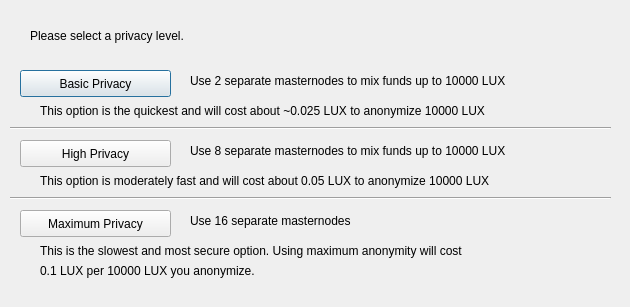
<?xml version="1.0" encoding="UTF-8"?>
<ui version="4.0">
 <class>LuxsendConfig</class>
 <widget class="QDialog" name="LuxsendConfig">
  <property name="geometry">
   <rect>
    <x>0</x>
    <y>0</y>
    <width>630</width>
    <height>307</height>
   </rect>
  </property>
  <property name="windowTitle">
   <string>Configure Luxsend</string>
  </property>
  <widget class="QPushButton" name="buttonBasic">
   <property name="geometry">
    <rect>
     <x>20</x>
     <y>70</y>
     <width>151</width>
     <height>27</height>
    </rect>
   </property>
   <property name="text">
    <string>Basic Privacy</string>
   </property>
  </widget>
  <widget class="QPushButton" name="buttonHigh">
   <property name="geometry">
    <rect>
     <x>20</x>
     <y>140</y>
     <width>151</width>
     <height>27</height>
    </rect>
   </property>
   <property name="text">
    <string>High Privacy</string>
   </property>
  </widget>
  <widget class="QPushButton" name="buttonMax">
   <property name="geometry">
    <rect>
     <x>20</x>
     <y>210</y>
     <width>151</width>
     <height>27</height>
    </rect>
   </property>
   <property name="text">
    <string>Maximum Privacy</string>
   </property>
  </widget>
  <widget class="QLabel" name="label">
   <property name="geometry">
    <rect>
     <x>30</x>
     <y>20</y>
     <width>571</width>
     <height>31</height>
    </rect>
   </property>
   <property name="text">
    <string>Please select a privacy level.</string>
   </property>
  </widget>
  <widget class="QLabel" name="label_2">
   <property name="geometry">
    <rect>
     <x>190</x>
     <y>70</y>
     <width>421</width>
     <height>21</height>
    </rect>
   </property>
   <property name="text">
    <string>Use 2 separate masternodes to mix funds up to 10000 LUX</string>
   </property>
  </widget>
  <widget class="QLabel" name="label_3">
   <property name="geometry">
    <rect>
     <x>190</x>
     <y>140</y>
     <width>411</width>
     <height>21</height>
    </rect>
   </property>
   <property name="text">
    <string>Use 8 separate masternodes to mix funds up to 10000 LUX</string>
   </property>
  </widget>
  <widget class="QLabel" name="label_4">
   <property name="geometry">
    <rect>
     <x>190</x>
     <y>210</y>
     <width>421</width>
     <height>21</height>
    </rect>
   </property>
   <property name="text">
    <string>Use 16 separate masternodes</string>
   </property>
  </widget>
  <widget class="QLabel" name="label_6">
   <property name="geometry">
    <rect>
     <x>40</x>
     <y>100</y>
     <width>561</width>
     <height>21</height>
    </rect>
   </property>
   <property name="text">
    <string>This option is the quickest and will cost about ~0.025 LUX to anonymize 10000 LUX</string>
   </property>
  </widget>
  <widget class="QLabel" name="label_7">
   <property name="geometry">
    <rect>
     <x>40</x>
     <y>170</y>
     <width>561</width>
     <height>21</height>
    </rect>
   </property>
   <property name="text">
    <string>This option is moderately fast and will cost about 0.05 LUX to anonymize 10000 LUX</string>
   </property>
  </widget>
  <widget class="QLabel" name="label_8">
   <property name="geometry">
    <rect>
     <x>40</x>
     <y>240</y>
     <width>561</width>
     <height>21</height>
    </rect>
   </property>
   <property name="text">
    <string>This is the slowest and most secure option. Using maximum anonymity will cost</string>
   </property>
  </widget>
  <widget class="QLabel" name="label_9">
   <property name="geometry">
    <rect>
     <x>40</x>
     <y>260</y>
     <width>561</width>
     <height>21</height>
    </rect>
   </property>
   <property name="text">
    <string>0.1 LUX per 10000 LUX you anonymize.</string>
   </property>
  </widget>
  <widget class="Line" name="line">
   <property name="geometry">
    <rect>
     <x>10</x>
     <y>120</y>
     <width>601</width>
     <height>16</height>
    </rect>
   </property>
   <property name="orientation">
    <enum>Qt::Horizontal</enum>
   </property>
  </widget>
  <widget class="Line" name="line_2">
   <property name="geometry">
    <rect>
     <x>10</x>
     <y>190</y>
     <width>601</width>
     <height>16</height>
    </rect>
   </property>
   <property name="orientation">
    <enum>Qt::Horizontal</enum>
   </property>
  </widget>
 </widget>
 <resources/>
 <connections/>
</ui>
